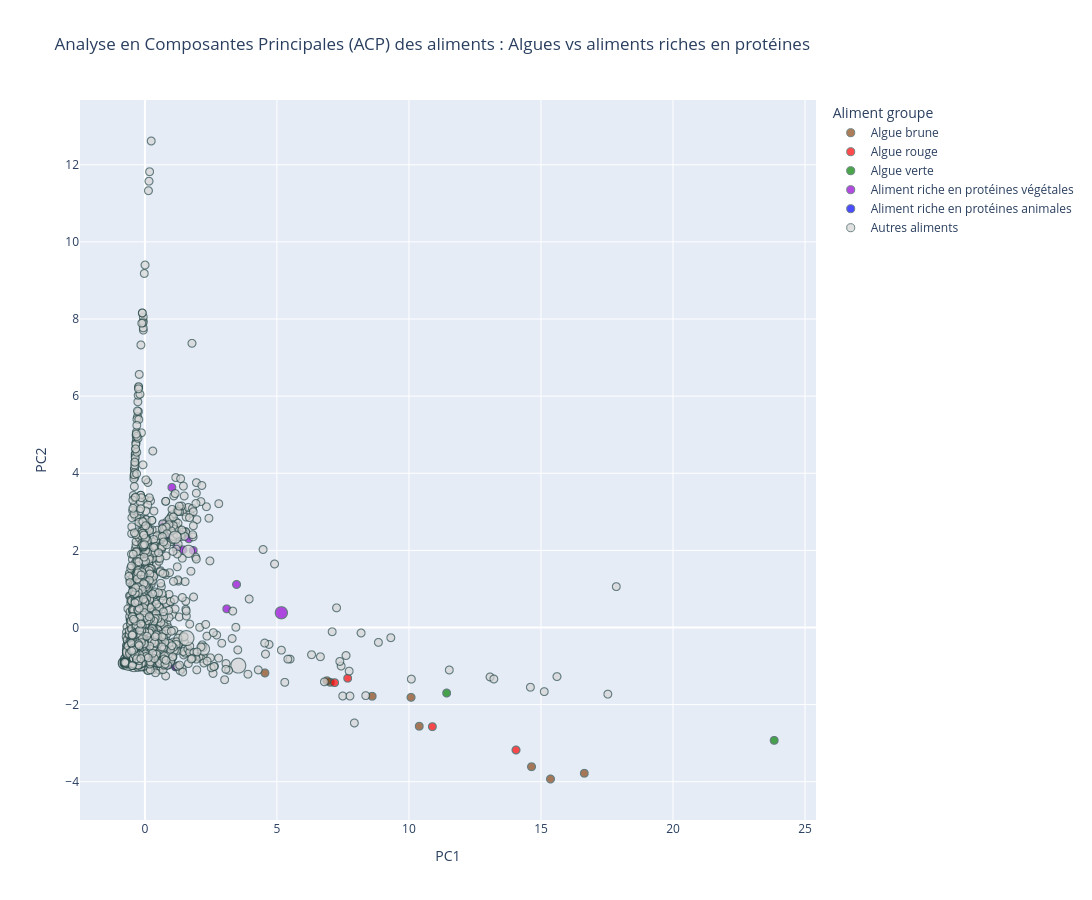

The cell this chart's notebook holds for it:
### Markdown cell above
- PCA of ALL Foods
- highlighting SEAWEEDS (brown, red, green), Protein-rich foods (animal and plants)
- see legend for hightlight colors

### Code cell
import plotly.express as px
import pandas as pd

# Ensure boolean masks exist
pca_df['animal_protein'] = pca_df['alim_code'].isin(food_selection_animal_protein.keys())
pca_df['plant_protein']  = pca_df['alim_code'].isin(food_selection_plant_protein.keys())


pca_df['brown_seaweed'] = pca_df['alim_code'].isin(id_list_brown_seaweed)
pca_df['red_seaweed']   = pca_df['alim_code'].isin(id_list_red_seaweed)
pca_df['green_seaweed'] = pca_df['alim_code'].isin(id_list_green_seaweed)

# Combine all group labels into a single column for color
def assign_group(row):
    if row['brown_seaweed']:
        return 'Algue brune'
    elif row['red_seaweed']:
        return 'Algue rouge'
    elif row['green_seaweed']:
        return 'Algue verte'
    elif row['plant_protein']:
        return 'Aliment riche en protéines végétales'
    elif row['animal_protein']:
        return 'Aliment riche en protéines animales'
    else:
        return 'Autres aliments'

pca_df['Aliment groupe'] = pca_df.apply(assign_group, axis=1)

# Color map
color_map = {
    'Algue brune': 'saddlebrown',
    'Algue rouge': 'red',
    'Algue verte': 'green',
    'Aliment riche en protéines végétales': 'darkviolet',
    'Aliment riche en protéines animales': 'blue',
    'Autres aliments': 'lightgrey'
}

# Create interactive PCA plot
fig = px.scatter(
    pca_df,
    x='PC1',
    y='PC2',
    color='Aliment groupe',
    color_discrete_map=color_map,
    category_orders={    # add order to how names appear in legend
    'Aliment groupe': [
        'Algue brune',
        'Algue rouge',
        'Algue verte',
        'Aliment riche en protéines végétales',
        'Aliment riche en protéines animales',
        'Autres aliments'
        ]
    },    
    hover_name='seaweed_name_French',  # column name from df to use for food name on hover
    labels={'seaweed_name_French': 'Aliment'},  # change name of column as it appears when hovering
    title="Analyse en Composantes Principales (ACP) des aliments : Algues vs aliments riches en protéines"
)

fig.update_layout(width=1200, height=900) # make plot bigger

# Make markers bigger for seaweeds and proteins
marker_sizes = []
for g in pca_df['Aliment groupe']:
    if g in ['Algue brune', 'Algue rouge', 'Algue verte']:
        marker_sizes.append(15)
    elif g in ['Aliment riche en protéines végétales', 'Aliment riche en protéines animales']:
        marker_sizes.append(12)
    else:
        marker_sizes.append(8)

fig.update_traces(marker=dict(size=marker_sizes, line=dict(width=1, color='DarkSlateGrey')))

# Show interactive plot
fig.show()

# Save interactive HTML (can be opened outside VS Code)
fig.write_html("pca_overall_seaweed_vs_proteins.html")

### Figure 1 — Plotly figure (JSON) as saved in the notebook; plotly's stock layout.template omitted (floating-point values rounded to 4 significant figures; data arrays with more than 128 entries replaced by an {"elided": "..."} marker saying what was removed)
{"data": [{"hovertemplate": "<b>%{hovertext}</b><br><br>Aliment groupe=Algue brune<br>PC1=%{x}<br>PC2=%{y}<extra></extra>", "hovertext": [" Wakamé atlantique (Alaria esculenta) ", "Fucus vésiculeux (Fucus vesiculosus)", " Kombu ou kombu japonais (Laminaria japonica) ", " Ascophylle noueux ou goémon noir (Ascophyllum nodosum) ", " Kombu royal (Saccharina latissima) ", " Haricot de mer (Himanthalia elongata) ", " Kombu breton (Laminaria digitata) ", "Fucus vésiculeux (Fucus serratus)", " Wakamé (Undaria pinnatifida) "], "legendgroup": "Algue brune", "marker": {"color": "saddlebrown", "line": {"color": "DarkSlateGrey", "width": 1}, "size": {"elided": "3188 int values"}, "symbol": "circle"}, "mode": "markers", "name": "Algue brune", "showlegend": true, "type": "scattergl", "x": [16.64, 8.606, 10.39, 10.08, 14.64, 4.545, 15.36, 7.019, 6.892], "xaxis": "x", "y": [-3.781, -1.783, -2.562, -1.812, -3.611, -1.179, -3.93, -1.422, -1.38], "yaxis": "y"}, {"hovertemplate": "<b>%{hovertext}</b><br><br>Aliment groupe=Algue rouge<br>PC1=%{x}<br>PC2=%{y}<extra></extra>", "hovertext": [" Lichen de mer ou pioca ou goémon rouge (Chondrus crispus) ", " Dulse (Palmaria palmata) ", " Gracilaire ou ogonori (Gracilaria verrucosa) ", " Nori (Porphyra sp.) "], "legendgroup": "Algue rouge", "marker": {"color": "red", "line": {"color": "DarkSlateGrey", "width": 1}, "size": {"elided": "3188 int values"}, "symbol": "circle"}, "mode": "markers", "name": "Algue rouge", "showlegend": true, "type": "scattergl", "x": [7.186, 10.89, 14.05, 7.679], "xaxis": "x", "y": [-1.431, -2.572, -3.177, -1.317], "yaxis": "y"}, {"hovertemplate": "<b>%{hovertext}</b><br><br>Aliment groupe=Algue verte<br>PC1=%{x}<br>PC2=%{y}<extra></extra>", "hovertext": [" Ao-nori (Enteromorpha sp.) ", " Laitue de mer (Ulva sp.) "], "legendgroup": "Algue verte", "marker": {"color": "green", "line": {"color": "DarkSlateGrey", "width": 1}, "size": {"elided": "3188 int values"}, "symbol": "circle"}, "mode": "markers", "name": "Algue verte", "showlegend": true, "type": "scattergl", "x": [23.83, 11.43], "xaxis": "x", "y": [-2.928, -1.7], "yaxis": "y"}, {"hovertemplate": "<b>%{hovertext}</b><br><br>Aliment groupe=Aliment riche en protéines végétales<br>PC1=%{x}<br>PC2=%{y}<extra></extra>", "hovertext": [" Amande, grillée, salée ", " Noix du Brésil ", " Noix de cajou, grillée, non salée ", " Pois chiche, bouilli/cuit à l'eau ", " Haricot flageolet, bouilli/cuit à l'eau ", " Lin, brun, graine ", " Haricot blanc, bouilli/cuit à l'eau ", " Noisette ", " Lentille blonde, bouillie/cuite à l'eau ", " Lentille verte, bouillie/cuite à l'eau ", " Lentille corail, bouillie/cuite à l'eau ", " Beurre de cacahuète ou Pâte d'arachide ", " Cacahuète, grillée, salée ", " Pois d'angole, entier, cuit à la vapeur, prélevé à la Martinique ", " Galette ou pavé aux lentilles, soja et légumes, préemballé ", " Galette ou pavé au blé (seitan) et légumes, préemballé ", " Haricot rouge, bouilli/cuit à l'eau ", " Chia, graine, séchée ", " Soja, graine entière ", " Pois cassé, bouilli/cuit à l'eau ", " Tahin ou Purée de sésame ", " Tempeh ", " Noix, séchée, cerneaux "], "legendgroup": "Aliment riche en protéines végétales", "marker": {"color": "darkviolet", "line": {"color": "DarkSlateGrey", "width": 1}, "size": {"elided": "3188 int values"}, "symbol": "circle"}, "mode": "markers", "name": "Aliment riche en protéines végétales", "showlegend": true, "type": "scattergl", "x": [1.831, 1.021, 1.213, 0.487, 1.163, 3.471, 1.163, 1.441, 0.2967, 0.5691, 0.4944, 0.6869, 0.9447, -0.4879, 0.2248, -0.005919, 0.9075, 5.166, 3.098, 0.4339, 1.662, 0.5156, 0.7972], "xaxis": "x", "y": [1.998, 3.634, 2.079, -0.7728, -1.02, 1.116, -1.02, 2.012, -0.8484, -0.9014, -0.892, 2.68, 2.357, -0.5858, -0.5215, -0.3701, -0.9644, 0.3825, 0.4832, -0.8736, 2.3, -0.4705, 2.7], "yaxis": "y"}, {"hovertemplate": "<b>%{hovertext}</b><br><br>Aliment groupe=Aliment riche en protéines animales<br>PC1=%{x}<br>PC2=%{y}<extra></extra>", "hovertext": [" Boeuf, steak haché 10% MG, cuit ", " Boeuf, entrecôte, partie maigre, grillée/poêlée ", " Boeuf, faux-filet, grillé/poêlé ", " Boeuf, steak ou bifteck, grillé ", " Poulet, cuisse, viande, rôti/cuit au four ", " Poulet, filet, sans peau, sauté/poêlé ", " Poulet, filet, sans peau, sauté/poêlé, bio ", " Poulet, cuisse, viande et peau, rôtie/cuite au four ", " Cabillaud, cuit, sans précision (aliment moyen) ", " Canard, magret, grillé/poêlé ", " Oeuf, dur ", " Oeuf, à la coque ", " Sardine, à l'huile, appertisée, égouttée ", " Agneau, côte ou côtelette, grillée/poêlée (aliment moyen) ", " Maquereau, fumé ", " Dinde, escalope viennoise ou milanaise ou escalope panée ", " Porc, côte, grillée ", " Lapin, viande cuite ", " Saumon, cuit, sans précision (aliment moyen) ", " Terrine de fruits de mer, avec ou sans poisson, préemballée ", " Thon albacore ou thon jaune, au naturel, appertisé, égoutté "], "legendgroup": "Aliment riche en protéines animales", "marker": {"color": "blue", "line": {"color": "DarkSlateGrey", "width": 1}, "size": {"elided": "3188 int values"}, "symbol": "circle"}, "mode": "markers", "name": "Aliment riche en protéines animales", "showlegend": true, "type": "scattergl", "x": [0.01274, -0.01626, -0.0149, -0.07366, -0.1718, -0.1907, -0.1762, -0.1194, -0.3147, 0.1737, -0.2663, -0.05506, 0.5299, -0.1689, -0.1944, -0.3474, -0.1156, -0.141, -0.2598, 0.1333, -0.06391], "xaxis": "x", "y": [0.5001, 0.4554, 0.2493, -0.252, 0.0909, -0.2174, -0.2028, 0.4712, -0.4432, 0.3182, -0.06159, 0.02756, 0.3535, 0.02175, 0.9782, -0.07591, 0.4693, 0.1695, 0.2835, 0.1505, -0.3057], "yaxis": "y"}, {"hovertemplate": "<b>%{hovertext}</b><br><br>Aliment groupe=Autres aliments<br>PC1=%{x}<br>PC2=%{y}<extra></extra>", "hovertext": {"elided": "3129 str values"}, "legendgroup": "Autres aliments", "marker": {"color": "lightgrey", "line": {"color": "DarkSlateGrey", "width": 1}, "size": {"elided": "3188 int values"}, "symbol": "circle"}, "mode": "markers", "name": "Autres aliments", "showlegend": true, "type": "scattergl", "x": {"elided": "3129 float values"}, "xaxis": "x", "y": {"elided": "3129 float values"}, "yaxis": "y"}], "layout": {"height": 900, "legend": {"title": {"text": "Aliment groupe"}, "tracegroupgap": 0}, "title": {"text": "Analyse en Composantes Principales (ACP) des aliments : Algues vs aliments riches en protéines"}, "width": 1200, "xaxis": {"anchor": "y", "domain": [0, 1], "title": {"text": "PC1"}}, "yaxis": {"anchor": "x", "domain": [0, 1], "title": {"text": "PC2"}}}}
